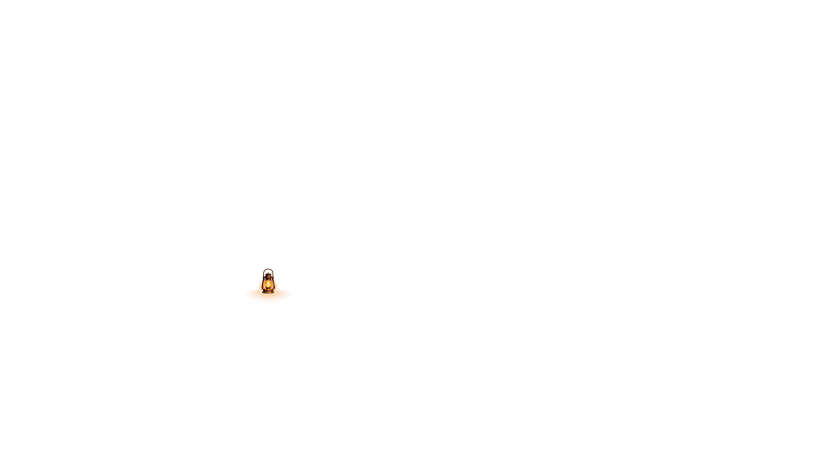
#> input picture game/assets/rooms/R3/state_mitya_lantern.png, 1672 x 941 px (shown at 1/2 size)
$ python make_held_lantern.py '→' game/assets/props/held_lantern.png '(+' prints 'anchor/glass)'
#> lines starting #> are read from the running program, lines starting #| are printed output that depends on the picture; after the words box and inside, x2 and y2 are one past the last pixel; in counts of white or black regions, pixels touching at a corner belong together
#!/usr/bin/env python3
"""Mitya's lantern in his hand (Director 02.11, стр. 21): the very lantern партии 15 painted at his feet on the far pier
(game/assets/rooms/R3/state_mitya_lantern.png, lit), cut out without its light on the snow — the opaque tin and glass
(alpha ≥ CUT), a 1-px soft edge — and scaled ×SCALE (Lanczos) so it stays crisp on the street too. The glow round it
is drawn by the game (HeldProp, additive), the light on the snow goes with him.

    python3 tools/make_held_lantern.py            → game/assets/props/held_lantern.png (+ prints anchor/glass)
    python3 tools/make_held_lantern.py --check    → exit 1 when the game copy differs
"""
from __future__ import annotations

import sys
from pathlib import Path

import numpy as np
from PIL import Image, ImageChops, ImageFilter

ROOT = Path(__file__).resolve().parent.parent
SRC = ROOT / "game/assets/rooms/R3/state_mitya_lantern.png"
DST = ROOT / "game/assets/props/held_lantern.png"
BOX = (500, 520, 576, 600)
CUT = 170
SCALE = 3


def build() -> Image.Image:
    im = Image.open(SRC).convert("RGBA").crop(BOX)
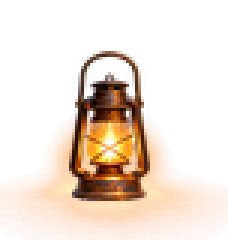
#> im: PIL image 76x80 RGBA (shown 3 times larger); mean R, G, B, A 92.6, 56.3, 29.4, 51.9; transparent parts drawn white
    a = np.array(im)
    keep = (a[..., 3] >= CUT).astype(np.uint8) * 255
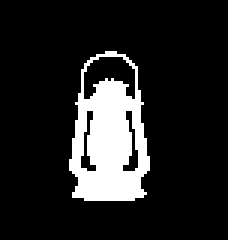
#> keep: shape (80, 76) (shown 3 times larger); 13.8% white; 1 white region, box (x1, y1, x2, y2) and area: (23, 17, 50, 67) 840
    m = Image.fromarray(keep, "L").filter(ImageFilter.MaxFilter(3)).filter(ImageFilter.GaussianBlur(0.6))
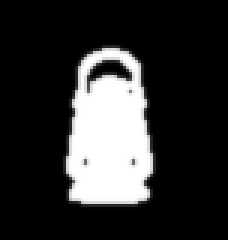
#> m: PIL image 76x80 L (shown 3 times larger); min 0, max 255, mean 48.5
    alpha = ImageChops.multiply(im.getchannel("A"), m)
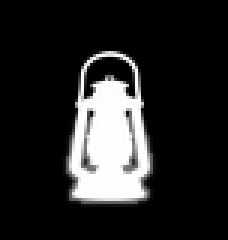
#> alpha: PIL image 76x80 L (shown 3 times larger); min 0, max 255, mean 37.9
    out = im.copy()
    out.putalpha(alpha)
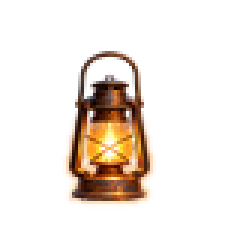
#> out: PIL image 76x80 RGBA (shown 3 times larger); mean R, G, B, A 92.6, 56.3, 29.4, 37.9; transparent parts drawn white
    bb = out.getbbox()
#> bb = (20, 17, 52, 70)
    out = out.crop(bb)
#> out: PIL image 32x53 RGBA
    return out.resize((out.width * SCALE, out.height * SCALE), Image.LANCZOS)
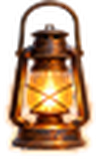
#> returned value: PIL image 96x159 RGBA; mean R, G, B, A 114.5, 71.1, 29.3, 135.9; transparent parts drawn white


def main() -> int:
    im = build()
    if "--check" in sys.argv:
        same = DST.exists() and ImageChops.difference(Image.open(DST).convert("RGBA"), im).getbbox() is None
        print(("OK   " if same else "DIFF ") + str(DST.relative_to(ROOT)))
        return 0 if same else 1
    DST.parent.mkdir(parents=True, exist_ok=True)
    im.save(DST, optimize=True)
    a = np.array(im)[..., 3]
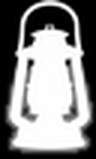
#> a: shape (159, 96); min 0, max 255, mean 135.9
    ys, xs = np.nonzero(a > 128)
#> ys = 8163 values from 0 to 150; xs = 8163 values, max 90 at index 5293, min 8 at index 5430, mean 49.13
    top = int(ys.min())
#> top = 0
    cx = int(np.median(xs[ys < top + 6]))
#> cx = 50
    print("wrote", DST.relative_to(ROOT), im.size, "bail top", (cx, top))
#| wrote game/assets/props/held_lantern.png (96, 159) bail top (50, 0)
    return 0


if __name__ == "__main__":
    sys.exit(main())
#> (the program exits here)
